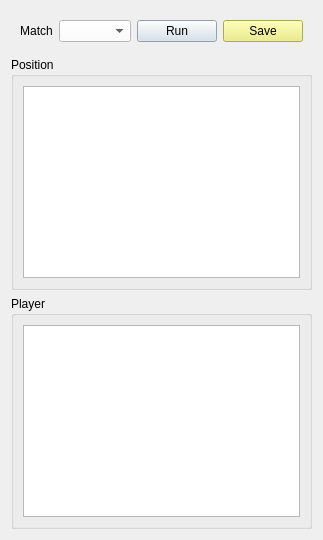
     <widget class="QWidget" name="tabMatch">
      <attribute name="title">
       <string>Match</string>
      </attribute>
      <layout class="QVBoxLayout" name="verticalLayout_26">
       <item>
        <widget class="QFrame" name="horizontalFrame_2">
         <property name="styleSheet">
          <string notr="true"/>
         </property>
         <layout class="QHBoxLayout" name="horizontalLayout_5">
          <item>
           <widget class="QLabel" name="labelDayDate_2">
            <property name="text">
             <string>Match</string>
            </property>
            <property name="alignment">
             <set>Qt::AlignCenter</set>
            </property>
           </widget>
          </item>
          <item>
           <widget class="QComboBox" name="comboMatchDate">
            <property name="styleSheet">
             <string notr="true">background-color: rgb(255, 255, 255);</string>
            </property>
           </widget>
          </item>
          <item>
           <widget class="QPushButton" name="pushButtonMatchRun">
            <property name="styleSheet">
             <string notr="true">background-color: rgb(210, 223, 235);</string>
            </property>
            <property name="text">
             <string>Run</string>
            </property>
           </widget>
          </item>
          <item>
           <widget class="QPushButton" name="pushButtonMatchSave">
            <property name="styleSheet">
             <string notr="true">background-color: rgb(236, 236, 117);</string>
            </property>
            <property name="text">
             <string>Save</string>
            </property>
           </widget>
          </item>
         </layout>
        </widget>
       </item>
       <item>
        <widget class="QGroupBox" name="groupMatchPosition">
         <property name="maximumSize">
          <size>
           <width>16777215</width>
           <height>330</height>
          </size>
         </property>
         <property name="styleSheet">
          <string notr="true"/>
         </property>
         <property name="title">
          <string>Position</string>
         </property>
         <layout class="QGridLayout" name="gridLayout_5">
          <item row="0" column="0">
           <widget class="QTableView" name="tableViewMatchPosition">
            <property name="maximumSize">
             <size>
              <width>16777215</width>
              <height>300</height>
             </size>
            </property>
           </widget>
          </item>
         </layout>
        </widget>
       </item>
       <item>
        <widget class="QGroupBox" name="groupMatchPlayer">
         <property name="title">
          <string>Player</string>
         </property>
         <layout class="QGridLayout" name="gridLayout_6">
          <item row="0" column="0">
           <widget class="QTableView" name="tableViewMatch"/>
          </item>
         </layout>
        </widget>
       </item>
      </layout>
     </widget>
